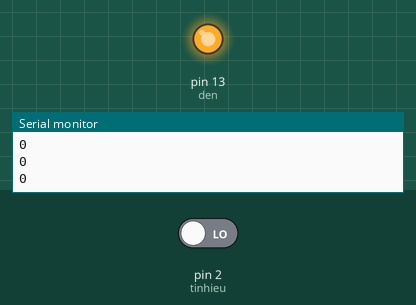
Bench run of a sketch on a simulated Arduino Uno, built with avr-gcc and run on an emulated ATmega328P. Parts: output pins drawn as LEDs (lit = HIGH), the last lines printed to the serial monitor. The test bench sets the inputs (shaded band); at power-on: pin 2 (tinhieu) LOW.

Above: at 2.8 s.
2.9 s: pin 2 (tinhieu) driven HIGH
At 4.2 s:
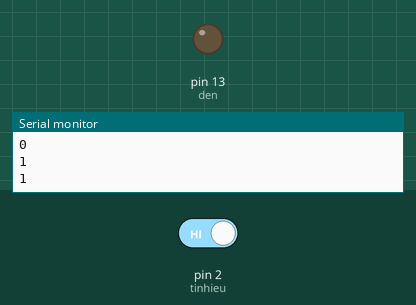
4.5 s: pin 2 (tinhieu) driven LOW
At 5.8 s:
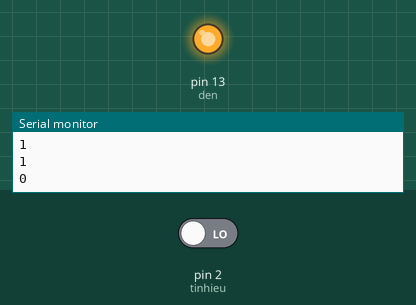
Timing chart, 0 to 7.5 s (numbered marks = the images above; inputs shaded):
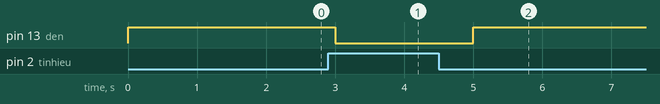

The sketch:

Cam_bien_do_line.ino
```cpp
// CHƯƠNG TRÌNH THỬ ĐẶC TÍNH CỦA CẢM BIẾN DÒ LINE
#define den 13 // Sử dụng chân 13 để điều khiển đèn led
#define tinhieu 2 //Chân S của cảm biến nối với chân 2 trên mạch Arduino
int a;//Tên biến chứa giá trị của cảm biến dò line
void setup()
{
  Serial.begin(9600);//Đưa dữ liệu lên máy tính để quan sát
  pinMode(den,OUTPUT);//Định nghĩa chân ra để điều khiển đèn led
  pinMode(tinhieu,INPUT);//Định nghĩa chân 2 là chân lấy tín hiệu vào của cảm biến
}
void loop()
{
  a=digitalRead(tinhieu);
  Serial.println(a);
  if(a==HIGH)//nếu a=1 (gặp màu đen) thì đèn tắt
  {
    digitalWrite(den,LOW);
  }
  if(a==LOW)//Nếu a=0 (gặp màu trắng) thì đèn sáng
  {
    digitalWrite(den,HIGH);
  }
  delay(1000);//Chờ 1 giây để hệ thống đáp ứng
}
```

Measured:
- after the input at 2.9 s, pin 13 (den): HIGH → LOW after 0.10 s
- after the input at 4.5 s, pin 13 (den): LOW → HIGH after 0.50 s
